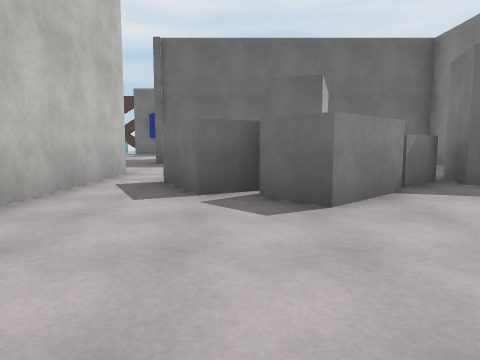
view 1 (above)

22 first-person views from a walk through a 3-D level made in the Unity game engine. The camera is 1.2 m above the floor, tilts 6° down and sees 70° across. The floor is counted in squares, 2 m on a side. Each view is taken from the middle of a square. On the plan, view 1 faces up. The plan holds only what a view shows up to about 10 squares ahead; the rest is blank. The place goes on beyond the plan. The player character is not drawn. Surface patterns are stand-ins for the level's own textures.

view 2
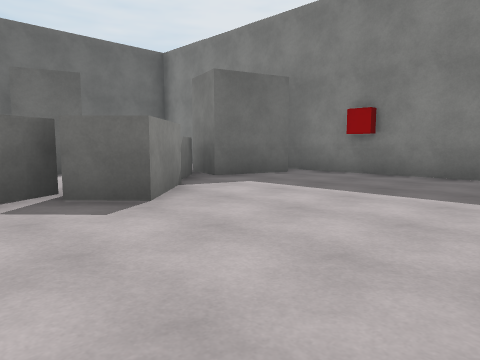

view 3
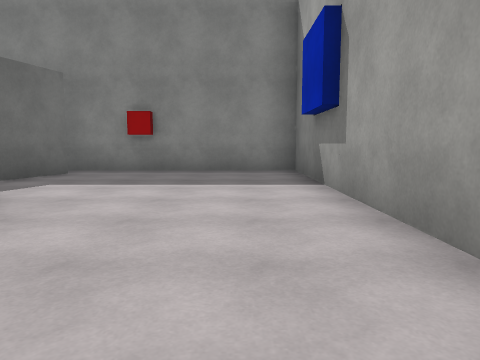

view 4
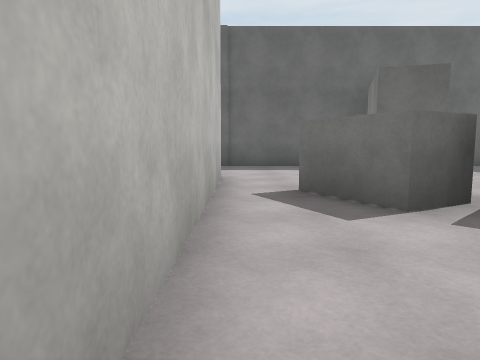

view 5
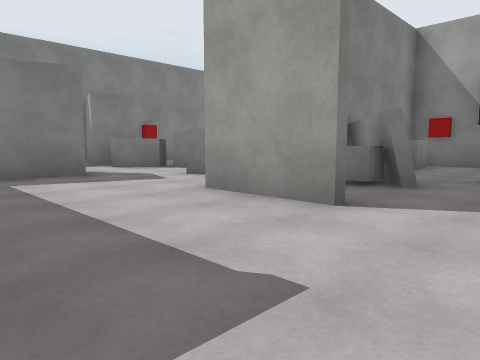

view 6
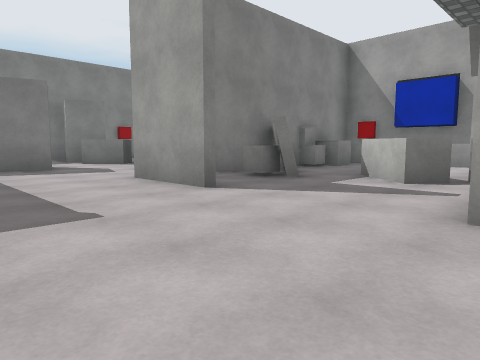

view 7
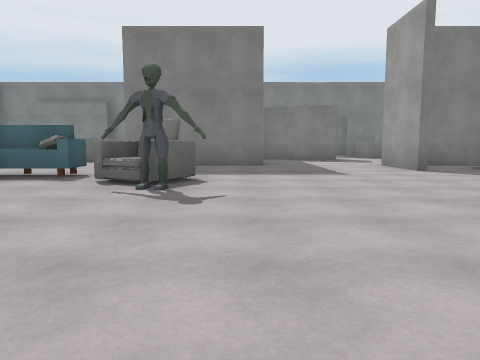

view 8
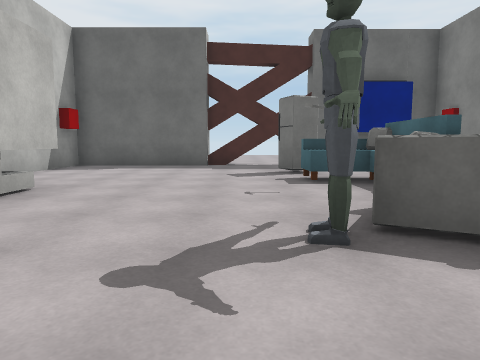

view 9
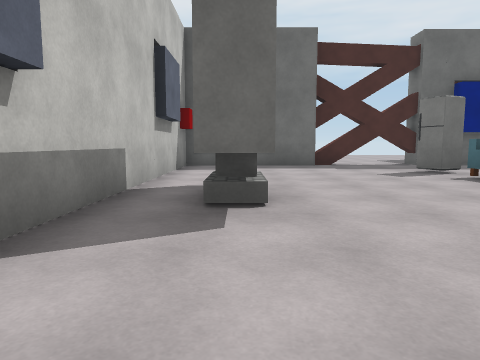

view 10
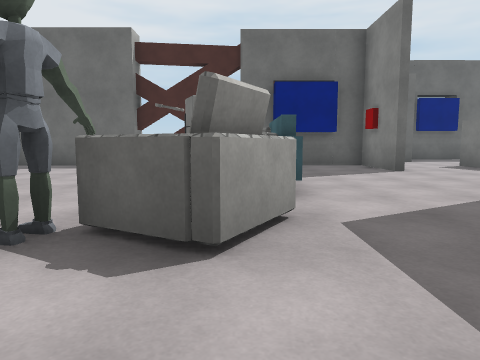

view 11
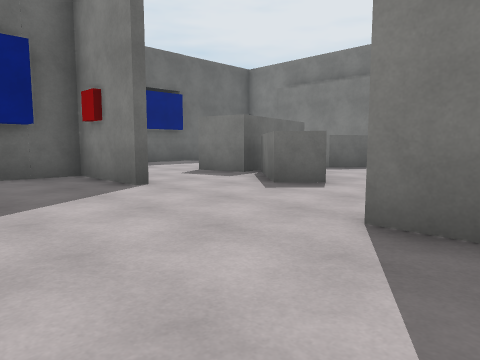

view 12
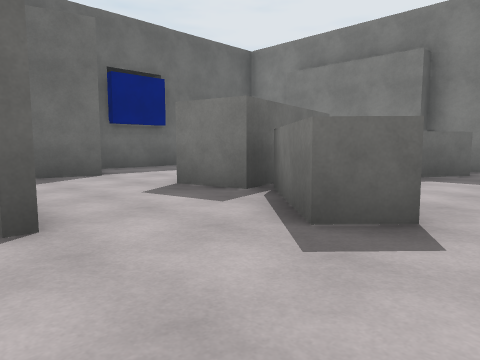

view 13
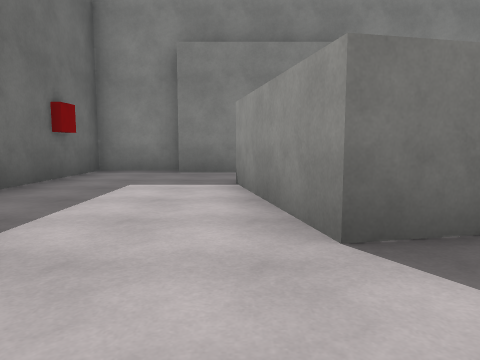

view 14
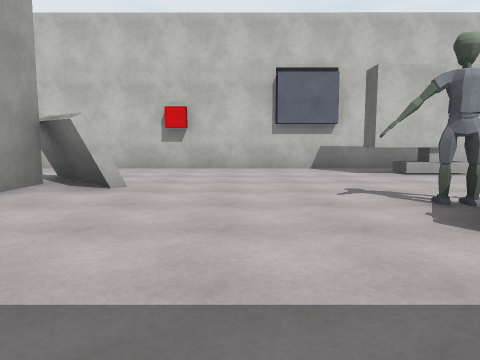

view 15
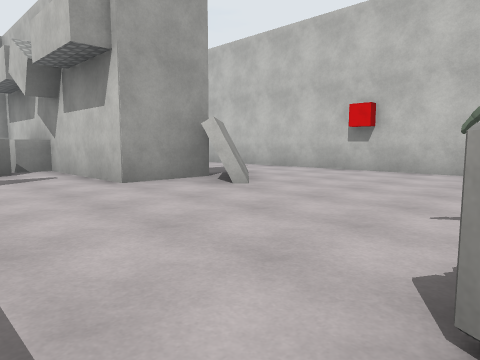

view 16
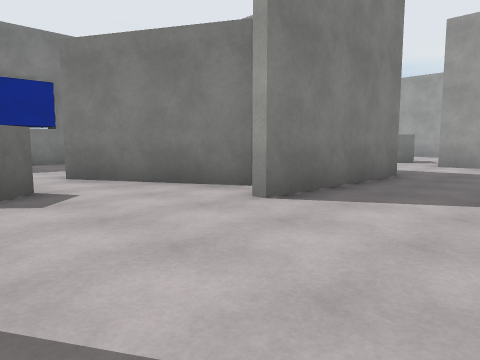

view 17
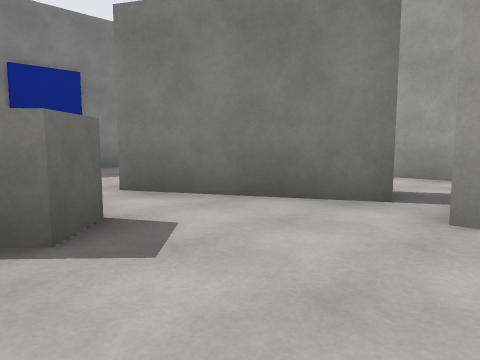

view 18
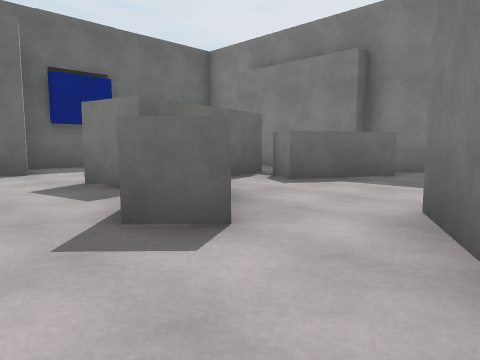

view 19
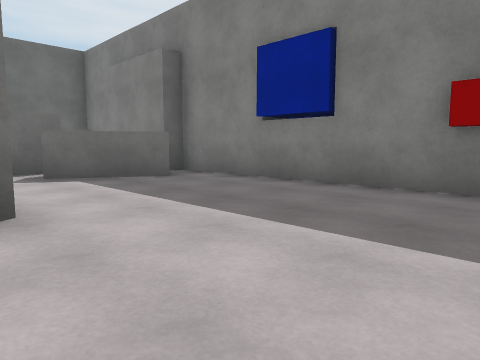

view 20
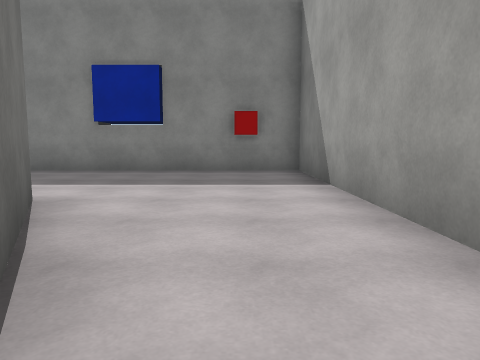

view 21
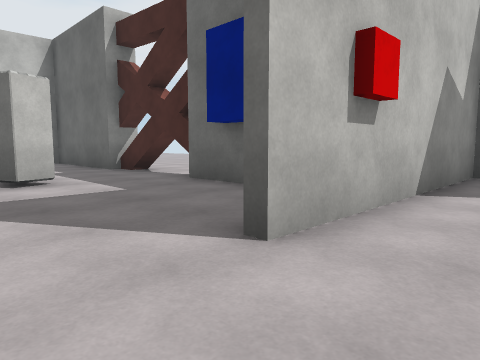

view 22
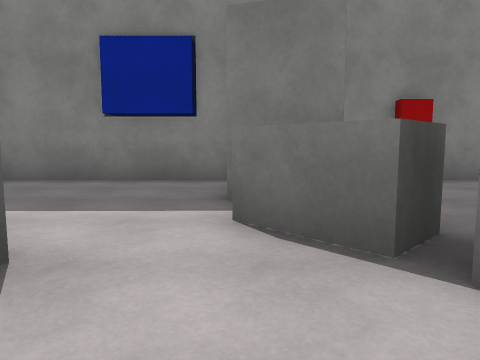

### Floor plan
Ten units are one square. View 1 is at (0, 0); x grows to the right and y downward. Boxes are objects, and circles mark ways between rooms. Rooms are numbered by the first view taken in them; rooms with no view inside come last. Other rooms are left out.
<svg viewBox="-130 -240 192 250">
<path fill="none" stroke="#000" d="M18 -72 9 -74M5 -75 10 -89M50 -45 33 -50 37 -61 43 -59M-23 -70 -23 -24M-2 3 57 3 57 -100M-37 -47 -26 -34M-2 -105 -25 -105M-61 3 -35 3M-74 -30 -74 -1M-25 -175 -25 -197 -69 -197M-16 -134 13 -150M-2 -158 -9 -164 6 -180M-70 -197 -125 -197 -125 -85M-25 -105 -25 -142M3 -182 0 -194 33 -201M-87 -83 -83 -79M-44 -70 -23 -70M-2 -215 -14 -218M-23 -232 -23 -175M-93 -70 -74 -70 -74 -65M-101 -66 -85 -82M-74 -49 -74 -30M-66 -40 -61 -46 -49 -36M52 -199 52 -214M-75 -37 -68 -37 -68 -31M57 -214 57 -232 1 -232M-25 -26 -25 -59M-103 -67 -87 -83M17 -143 -6 -130M-16 -107 57 -107 57 -176 52 -176M46 -165 28 -176 32 -183M36 -188 3 -182"/>
<rect x="-35" y="-5" width="10" height="10" fill="#bbb"><title>red cube</title></rect>
<rect x="-35" y="-15" width="10" height="10" fill="#bbb"><title>other object</title></rect>
<rect x="-35" y="-25" width="10" height="10" fill="#bbb"><title>block</title></rect>
<rect x="-25" y="-25" width="10" height="10" fill="#bbb"><title>other object</title></rect>
<rect x="-15" y="-65" width="20" height="20" fill="#bbb"><title>block</title></rect>
<rect x="-5" y="-55" width="20" height="20" fill="#bbb"><title>block</title></rect>
<rect x="15" y="-65" width="20" height="20" fill="#bbb"><title>block</title></rect>
<rect x="-115" y="-155" width="10" height="30" fill="#bbb"><title>other object</title></rect>
<rect x="-75" y="-135" width="20" height="20" fill="#bbb"><title>chair</title></rect>
<rect x="-75" y="-165" width="20" height="30" fill="#bbb"><title>sofa</title></rect>
<rect x="-75" y="-175" width="10" height="10" fill="#bbb"><title>fridge</title></rect>
<rect x="-45" y="-55" width="20" height="10" fill="#bbb"><title>other object</title></rect>
<rect x="35" y="-235" width="10" height="10" fill="#bbb"><title>red cube</title></rect>
<circle cx="-30" cy="-85" r="3" fill="#2a7"/>
<circle cx="-20" cy="-135" r="3" fill="#2a7"/>
<circle cx="0" cy="-150" r="3" fill="#2a7"/>
<text x="10" y="-40">1</text>
<text x="-50" y="-150">2</text>
<text x="20" y="-130">3</text>
</svg>
Room 1 opens to room 2. Room 2 opens to room 3.

Where each view was taken, in squares from view 1:
view 1: 0 up, 0 right, facing up
view 2: 0 up, 1 left, facing up-right
view 3: 1 up, 2 left, facing right
view 4: 1 up, 2 left, facing up
view 5: 10 up, 6 left, facing down-right
view 6: 10 up, 8 left, facing down-right
view 7: 11 up, 12 left, facing right
view 8: 10 up, 8 left, facing up
view 9: 10 up, 11 left, facing up
view 10: 10 up, 6 left, facing up
view 11: 13 up, 5 left, facing up-right
view 12: 15 up, 3 left, facing up-right
view 13: 20 up, 2 left, facing right
view 14: 10 up, 4 left, facing left
view 15: 12 up, 5 left, facing down-left
view 16: 17 up, 5 left, facing down-right
view 17: 17 up, 3 left, facing down-right
view 18: 14 up, 2 left, facing up-right
view 19: 11 up, 1 right, facing up-right
view 20: 12 up, 2 left, facing right
view 21: 16 up, 1 left, facing up-left
view 22: 6 up, 0 right, facing right
